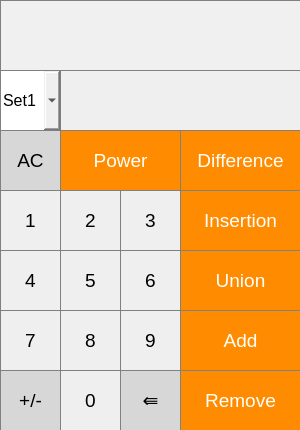
<?xml version="1.0" encoding="UTF-8"?>
<ui version="4.0">
 <class>Set</class>
 <widget class="QDialog" name="Set">
  <property name="geometry">
   <rect>
    <x>0</x>
    <y>0</y>
    <width>300</width>
    <height>430</height>
   </rect>
  </property>
  <property name="minimumSize">
   <size>
    <width>300</width>
    <height>430</height>
   </size>
  </property>
  <property name="maximumSize">
   <size>
    <width>300</width>
    <height>430</height>
   </size>
  </property>
  <property name="windowTitle">
   <string>lab2</string>
  </property>
  <widget class="QWidget" name="centralwidget" native="true">
   <property name="geometry">
    <rect>
     <x>0</x>
     <y>-80</y>
     <width>301</width>
     <height>511</height>
    </rect>
   </property>
   <widget class="QPushButton" name="Button_1">
    <property name="geometry">
     <rect>
      <x>0</x>
      <y>270</y>
      <width>61</width>
      <height>61</height>
     </rect>
    </property>
    <property name="font">
     <font>
      <pointsize>14</pointsize>
     </font>
    </property>
    <property name="styleSheet">
     <string notr="true">QPushButton {
   border: 1px solid gray;
}
QPushButton:pressed {
    background-color: qlineargradient(x1: 0, y1: 0, x2: 0, y2: 1,
                                      stop: 0 #dadbde, stop: 1 #f6f7fa);
}</string>
    </property>
    <property name="text">
     <string>1</string>
    </property>
   </widget>
   <widget class="QPushButton" name="Button_2">
    <property name="geometry">
     <rect>
      <x>60</x>
      <y>270</y>
      <width>61</width>
      <height>61</height>
     </rect>
    </property>
    <property name="font">
     <font>
      <pointsize>14</pointsize>
     </font>
    </property>
    <property name="styleSheet">
     <string notr="true">QPushButton {
   border: 1px solid gray;
}
QPushButton:pressed {
    background-color: qlineargradient(x1: 0, y1: 0, x2: 0, y2: 1,
                                      stop: 0 #dadbde, stop: 1 #f6f7fa);
}</string>
    </property>
    <property name="text">
     <string>2</string>
    </property>
   </widget>
   <widget class="QPushButton" name="Button_6">
    <property name="geometry">
     <rect>
      <x>120</x>
      <y>330</y>
      <width>61</width>
      <height>61</height>
     </rect>
    </property>
    <property name="font">
     <font>
      <pointsize>14</pointsize>
     </font>
    </property>
    <property name="styleSheet">
     <string notr="true">QPushButton {
   border: 1px solid gray;
}
QPushButton:pressed {
    background-color: qlineargradient(x1: 0, y1: 0, x2: 0, y2: 1,
                                      stop: 0 #dadbde, stop: 1 #f6f7fa);
}</string>
    </property>
    <property name="text">
     <string>6</string>
    </property>
   </widget>
   <widget class="QPushButton" name="Button_4">
    <property name="geometry">
     <rect>
      <x>0</x>
      <y>330</y>
      <width>61</width>
      <height>61</height>
     </rect>
    </property>
    <property name="font">
     <font>
      <pointsize>14</pointsize>
     </font>
    </property>
    <property name="styleSheet">
     <string notr="true">QPushButton {
   border: 1px solid gray;
}
QPushButton:pressed {
    background-color: qlineargradient(x1: 0, y1: 0, x2: 0, y2: 1,
                                      stop: 0 #dadbde, stop: 1 #f6f7fa);
}</string>
    </property>
    <property name="text">
     <string>4</string>
    </property>
   </widget>
   <widget class="QPushButton" name="Button_5">
    <property name="geometry">
     <rect>
      <x>60</x>
      <y>330</y>
      <width>61</width>
      <height>61</height>
     </rect>
    </property>
    <property name="font">
     <font>
      <pointsize>14</pointsize>
     </font>
    </property>
    <property name="styleSheet">
     <string notr="true">QPushButton {
   border: 1px solid gray;
}
QPushButton:pressed {
    background-color: qlineargradient(x1: 0, y1: 0, x2: 0, y2: 1,
                                      stop: 0 #dadbde, stop: 1 #f6f7fa);
}</string>
    </property>
    <property name="text">
     <string>5</string>
    </property>
   </widget>
   <widget class="QPushButton" name="Button_7">
    <property name="geometry">
     <rect>
      <x>0</x>
      <y>390</y>
      <width>61</width>
      <height>61</height>
     </rect>
    </property>
    <property name="font">
     <font>
      <pointsize>14</pointsize>
     </font>
    </property>
    <property name="styleSheet">
     <string notr="true">QPushButton {
   border: 1px solid gray;
}
QPushButton:pressed {
    background-color: qlineargradient(x1: 0, y1: 0, x2: 0, y2: 1,
                                      stop: 0 #dadbde, stop: 1 #f6f7fa);
}</string>
    </property>
    <property name="text">
     <string>7</string>
    </property>
   </widget>
   <widget class="QPushButton" name="Button_3">
    <property name="geometry">
     <rect>
      <x>120</x>
      <y>270</y>
      <width>61</width>
      <height>61</height>
     </rect>
    </property>
    <property name="font">
     <font>
      <pointsize>14</pointsize>
     </font>
    </property>
    <property name="styleSheet">
     <string notr="true">QPushButton {
   border: 1px solid gray;
}
QPushButton:pressed {
    background-color: qlineargradient(x1: 0, y1: 0, x2: 0, y2: 1,
                                      stop: 0 #dadbde, stop: 1 #f6f7fa);
}</string>
    </property>
    <property name="text">
     <string>3</string>
    </property>
   </widget>
   <widget class="QPushButton" name="Button_9">
    <property name="geometry">
     <rect>
      <x>120</x>
      <y>390</y>
      <width>61</width>
      <height>61</height>
     </rect>
    </property>
    <property name="font">
     <font>
      <pointsize>14</pointsize>
     </font>
    </property>
    <property name="styleSheet">
     <string notr="true">QPushButton {
   border: 1px solid gray;
}
QPushButton:pressed {
    background-color: qlineargradient(x1: 0, y1: 0, x2: 0, y2: 1,
                                      stop: 0 #dadbde, stop: 1 #f6f7fa);
}</string>
    </property>
    <property name="text">
     <string>9</string>
    </property>
   </widget>
   <widget class="QPushButton" name="Button_0">
    <property name="geometry">
     <rect>
      <x>60</x>
      <y>450</y>
      <width>61</width>
      <height>61</height>
     </rect>
    </property>
    <property name="font">
     <font>
      <pointsize>14</pointsize>
     </font>
    </property>
    <property name="styleSheet">
     <string notr="true">QPushButton {
   border: 1px solid gray;
}
QPushButton:pressed {
    background-color: qlineargradient(x1: 0, y1: 0, x2: 0, y2: 1,
                                      stop: 0 #dadbde, stop: 1 #f6f7fa);
}</string>
    </property>
    <property name="text">
     <string>0</string>
    </property>
   </widget>
   <widget class="QPushButton" name="Button_8">
    <property name="geometry">
     <rect>
      <x>60</x>
      <y>390</y>
      <width>61</width>
      <height>61</height>
     </rect>
    </property>
    <property name="font">
     <font>
      <pointsize>14</pointsize>
     </font>
    </property>
    <property name="styleSheet">
     <string notr="true">QPushButton {
   border: 1px solid gray;
}
QPushButton:pressed {
    background-color: qlineargradient(x1: 0, y1: 0, x2: 0, y2: 1,
                                      stop: 0 #dadbde, stop: 1 #f6f7fa);
}</string>
    </property>
    <property name="text">
     <string>8</string>
    </property>
   </widget>
   <widget class="QPushButton" name="Button_BackSpace">
    <property name="geometry">
     <rect>
      <x>120</x>
      <y>450</y>
      <width>61</width>
      <height>61</height>
     </rect>
    </property>
    <property name="font">
     <font>
      <pointsize>14</pointsize>
     </font>
    </property>
    <property name="styleSheet">
     <string notr="true">QPushButton {
  background-color: rgb(215, 215, 215);
  border: 1px solid gray;
}
QPushButton:pressed {
    background-color: qlineargradient(x1: 0, y1: 0, x2: 0, y2: 1,
                                      stop: 0 #BEBEBE, stop: 1 #D7D7D7);
}</string>
    </property>
    <property name="text">
     <string>⇚</string>
    </property>
   </widget>
   <widget class="QPushButton" name="Button_Add">
    <property name="geometry">
     <rect>
      <x>180</x>
      <y>390</y>
      <width>121</width>
      <height>61</height>
     </rect>
    </property>
    <property name="font">
     <font>
      <pointsize>14</pointsize>
     </font>
    </property>
    <property name="styleSheet">
     <string notr="true">QPushButton {
  background-color: rgb(255, 140, 0);
  color: white; 
  border: 1px solid gray;
}

QPushButton:pressed {
    background-color: qlineargradient(x1: 0, y1: 0, x2: 0, y2: 1,
                                      stop: 0 #FF7832, stop: 1 #FF9739);
}</string>
    </property>
    <property name="text">
     <string>Add</string>
    </property>
   </widget>
   <widget class="QPushButton" name="Button_Remove">
    <property name="geometry">
     <rect>
      <x>180</x>
      <y>450</y>
      <width>121</width>
      <height>61</height>
     </rect>
    </property>
    <property name="font">
     <font>
      <pointsize>14</pointsize>
     </font>
    </property>
    <property name="styleSheet">
     <string notr="true">QPushButton {
  background-color: rgb(255, 140, 0);
  color: white; 
  border: 1px solid gray;
}

QPushButton:pressed {
    background-color: qlineargradient(x1: 0, y1: 0, x2: 0, y2: 1,
                                      stop: 0 #FF7832, stop: 1 #FF9739);
}</string>
    </property>
    <property name="text">
     <string>Remove</string>
    </property>
   </widget>
   <widget class="QPushButton" name="Button_Clear">
    <property name="geometry">
     <rect>
      <x>0</x>
      <y>210</y>
      <width>61</width>
      <height>61</height>
     </rect>
    </property>
    <property name="font">
     <font>
      <pointsize>14</pointsize>
     </font>
    </property>
    <property name="styleSheet">
     <string notr="true">QPushButton {
  background-color: rgb(215, 215, 215);
  border: 1px solid gray;
}
QPushButton:pressed {
    background-color: qlineargradient(x1: 0, y1: 0, x2: 0, y2: 1,
                                      stop: 0 #BEBEBE, stop: 1 #D7D7D7);
}</string>
    </property>
    <property name="text">
     <string>AC</string>
    </property>
   </widget>
   <widget class="QPushButton" name="Button_Power">
    <property name="geometry">
     <rect>
      <x>60</x>
      <y>210</y>
      <width>121</width>
      <height>61</height>
     </rect>
    </property>
    <property name="font">
     <font>
      <pointsize>14</pointsize>
     </font>
    </property>
    <property name="styleSheet">
     <string notr="true">QPushButton {
  background-color: rgb(255, 140, 0);
  color: white; 
  border: 1px solid gray;
}

QPushButton:pressed {
    background-color: qlineargradient(x1: 0, y1: 0, x2: 0, y2: 1,
                                      stop: 0 #FF7832, stop: 1 #FF9739);
}</string>
    </property>
    <property name="text">
     <string>Power</string>
    </property>
   </widget>
   <widget class="QComboBox" name="ChooseButton">
    <property name="geometry">
     <rect>
      <x>0</x>
      <y>150</y>
      <width>61</width>
      <height>61</height>
     </rect>
    </property>
    <property name="font">
     <font>
      <pointsize>12</pointsize>
     </font>
    </property>
    <property name="layoutDirection">
     <enum>Qt::LeftToRight</enum>
    </property>
    <property name="autoFillBackground">
     <bool>false</bool>
    </property>
    <property name="styleSheet">
     <string notr="true">QComboBox {
  border: 1px solid gray;
  padding: 2px;
}

QComboBox::down-arrow {
  image: url(:/im/img/arrow.png);
}</string>
    </property>
    <item>
     <property name="text">
      <string>Set1</string>
     </property>
    </item>
    <item>
     <property name="text">
      <string>Set2</string>
     </property>
    </item>
   </widget>
   <widget class="QLabel" name="Main_label">
    <property name="geometry">
     <rect>
      <x>60</x>
      <y>150</y>
      <width>241</width>
      <height>61</height>
     </rect>
    </property>
    <property name="font">
     <font>
      <pointsize>16</pointsize>
     </font>
    </property>
    <property name="styleSheet">
     <string notr="true">QLabel {
  border: 1px solid gray;
}

background-color : white;</string>
    </property>
    <property name="text">
     <string/>
    </property>
   </widget>
   <widget class="QPushButton" name="Button_PlusMinus">
    <property name="geometry">
     <rect>
      <x>0</x>
      <y>450</y>
      <width>61</width>
      <height>61</height>
     </rect>
    </property>
    <property name="font">
     <font>
      <pointsize>14</pointsize>
     </font>
    </property>
    <property name="styleSheet">
     <string notr="true">QPushButton {
  background-color: rgb(215, 215, 215);
  border: 1px solid gray;
}
QPushButton:pressed {
    background-color: qlineargradient(x1: 0, y1: 0, x2: 0, y2: 1,
                                      stop: 0 #BEBEBE, stop: 1 #D7D7D7);
}</string>
    </property>
    <property name="text">
     <string>+/-</string>
    </property>
   </widget>
   <widget class="QTextEdit" name="ShowSet">
    <property name="geometry">
     <rect>
      <x>0</x>
      <y>80</y>
      <width>301</width>
      <height>71</height>
     </rect>
    </property>
    <property name="font">
     <font>
      <pointsize>16</pointsize>
     </font>
    </property>
    <property name="styleSheet">
     <string notr="true">QTextEdit {
  border: 1px solid gray;
  background-color: rgb(240,240,240);
}</string>
    </property>
   </widget>
   <widget class="QPushButton" name="Button_Union">
    <property name="geometry">
     <rect>
      <x>180</x>
      <y>330</y>
      <width>121</width>
      <height>61</height>
     </rect>
    </property>
    <property name="font">
     <font>
      <pointsize>14</pointsize>
     </font>
    </property>
    <property name="styleSheet">
     <string notr="true">QPushButton {
  background-color: rgb(255, 140, 0);
  color: white; 
  border: 1px solid gray;
}

QPushButton:pressed {
    background-color: qlineargradient(x1: 0, y1: 0, x2: 0, y2: 1,
                                      stop: 0 #FF7832, stop: 1 #FF9739);
}</string>
    </property>
    <property name="text">
     <string>Union</string>
    </property>
   </widget>
   <widget class="QPushButton" name="Button_Insertion">
    <property name="geometry">
     <rect>
      <x>180</x>
      <y>270</y>
      <width>121</width>
      <height>61</height>
     </rect>
    </property>
    <property name="font">
     <font>
      <pointsize>14</pointsize>
     </font>
    </property>
    <property name="styleSheet">
     <string notr="true">QPushButton {
  background-color: rgb(255, 140, 0);
  color: white; 
  border: 1px solid gray;
}

QPushButton:pressed {
    background-color: qlineargradient(x1: 0, y1: 0, x2: 0, y2: 1,
                                      stop: 0 #FF7832, stop: 1 #FF9739);
}</string>
    </property>
    <property name="text">
     <string>Insertion</string>
    </property>
   </widget>
   <widget class="QPushButton" name="Button_Difference">
    <property name="geometry">
     <rect>
      <x>180</x>
      <y>210</y>
      <width>121</width>
      <height>61</height>
     </rect>
    </property>
    <property name="font">
     <font>
      <pointsize>14</pointsize>
     </font>
    </property>
    <property name="styleSheet">
     <string notr="true">QPushButton {
  background-color: rgb(255, 140, 0);
  color: white; 
  border: 1px solid gray;
}

QPushButton:pressed {
    background-color: qlineargradient(x1: 0, y1: 0, x2: 0, y2: 1,
                                      stop: 0 #FF7832, stop: 1 #FF9739);
}</string>
    </property>
    <property name="text">
     <string>Difference</string>
    </property>
   </widget>
  </widget>
 </widget>
 <resources/>
 <connections/>
</ui>
